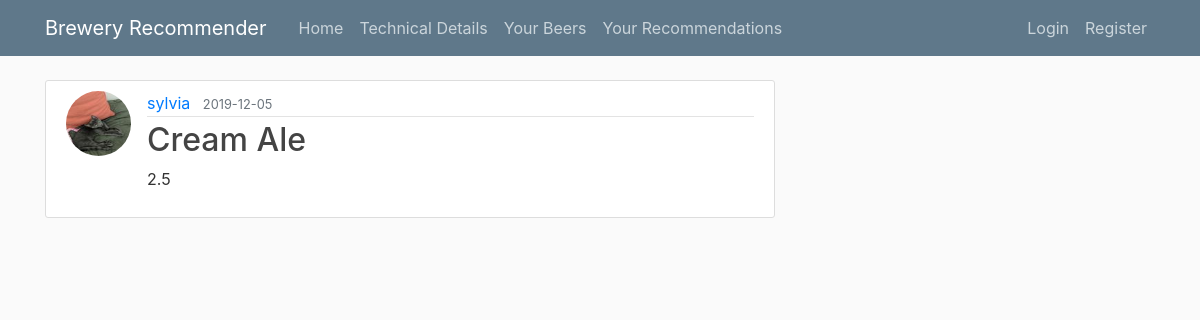
Screenshot of /post/57 with the database file from the repository.
### brewery_recommender/models.py (models this page shows, shortened)
class User(db.Model, UserMixin):
    id = db.Column(db.Integer, primary_key=True)
    username = db.Column(db.String(20), unique=True, nullable=False)
    email = db.Column(db.String(120), unique=True, nullable=False)
    image_file = db.Column(db.String(20), nullable=False, default='default.jpg')
    password = db.Column(db.String(60), nullable=False)
    posts = db.relationship('Post', backref='author', lazy=True)

class Post(db.Model):
    id = db.Column(db.Integer, primary_key=True)
    title = db.Column(db.String(100), nullable=False)
    date_posted = db.Column(db.DateTime, nullable=False, default=datetime.utcnow)
    content = db.Column(db.Integer, nullable=False)
    user_id = db.Column(db.Integer, db.ForeignKey('user.id'), nullable=False)

### brewery_recommender/routes.py (the view)
@app.route("/post/<int:post_id>")
def post(post_id):
    post = Post.query.get_or_404(post_id)
    return render_template('post.html', title=post.title, post=post)

### brewery_recommender/templates/post.html (shortened to what this page needs)
{% extends "layout.html" %}
{% block content %}
  <article class="media content-section">
    <img class="rounded-circle article-img" src="{{ url_for('static', filename='profile_pics/' + post.author.image_file) }}">
    <div class="media-body">
      <div class="article-metadata">
        <a class="mr-2" href="{{ url_for('user_posts', username=post.author.username) }}">{{ post.author.username }}</a>
        <small class="text-muted">{{ post.date_posted.strftime('%Y-%m-%d') }}</small>
      </div>
      <h2 class="article-title">{{ post.title }}</h2>
      <p class="article-content">{{ post.content }}</p>
    </div>
  </article>
{% endblock content %}

### brewery_recommender/static/main.css (style rules this page uses)
body { background: #fafafa; color: #333333; margin-top: 5rem; }
h1, h2, h3, h4, h5, h6 { color: #444444; }
.content-section { background: #ffffff; padding: 10px 20px; border: 1px solid #dddddd; border-radius: 3px; margin-bottom: 20px; }
.article-title { color: #444444; }
.article-content { white-space: pre-line; }
.article-img { height: 65px; width: 65px; margin-right: 16px; }
.article-metadata { padding-bottom: 1px; margin-bottom: 4px; border-bottom: 1px solid #e3e3e3 }

### rows the page displays
User: image_file (picture), author.username "sylvia"
Post: date_posted "2019-12-05", title "Cream Ale", content "2.5"
